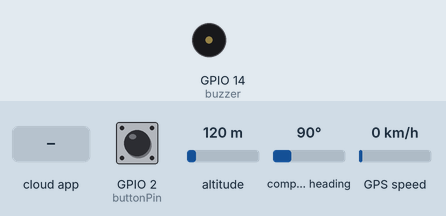
The sketch below on a simulated ESP8266 (NodeMCU). Parts: buzzer (waves = sounding, pin HIGH). Inputs (shaded band) come from the test bench; at power-on: GPIO 2 (buttonPin) HIGH, altitude 120 m, compass heading 90°, GPS speed 0 km/h. WiFi joins after 1.5 s; servers stay silent unless stated; the GPS gets a fix after 3 s at 37.7749, -122.4194 with 8 satellites; the Firebase database answers and starts empty; what the sketch prints to the serial monitor is not drawn.

Above: at 2.7 s.
2.8 s: the phone or cloud app sets BUZZER to 1
At 5.3 s:
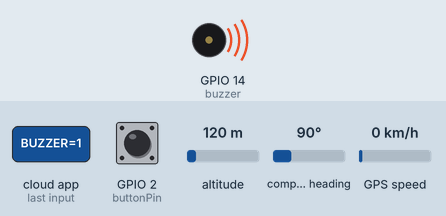
6.4 s: the phone or cloud app sets BUZZER to 0
At 7.4 s:
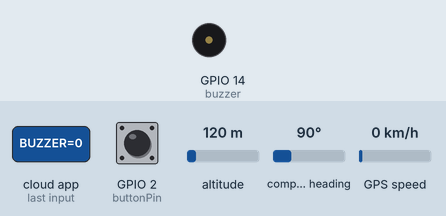
Timing chart, 0 to 9.4 s (numbered marks = the images above; inputs shaded):
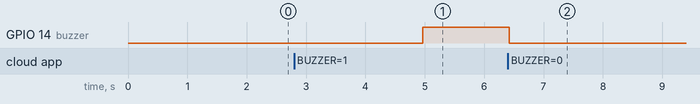

The sketch:

sabuk-sejak.ino
```cpp
#include <FirebaseESP8266.h>
#include <ESP8266WiFi.h>
#include <SoftwareSerial.h>
#include <TinyGPS++.h>

#define FIREBASE_HOST "sejakdb-default-rtdb.firebaseio.com"
#define FIREBASE_AUTH "921REO0dUS3c8XjOPNd3oE2OPE0aUWyvmNkBECUv"
#define WIFI_SSID "app"
#define WIFI_PASSWORD "salsalova"

FirebaseData firebaseData;
FirebaseJson json;

const int RXPin = 13, TXPin = 15;
SoftwareSerial neo6m(RXPin, TXPin);
TinyGPSPlus gps;

int buttonPin = 2; // Ganti dengan pin yang sesuai
bool buttonState = false;
int buzzer = 14;


void setup()
{


  Serial.begin(115200);
  pinMode(buttonPin, INPUT_PULLUP);
  pinMode(buzzer,OUTPUT);
  neo6m.begin(9600);

  wifiConnect();
  Serial.println("Connecting Firebase.....");
  Firebase.begin(FIREBASE_HOST, FIREBASE_AUTH);
  Firebase.reconnectWiFi(true);
  Serial.println("Firebase OK.");


}
//MMMMMMMMMMMMMMMMMMMMMMMMMMMMMMMMMMMMMMMMMMMMMMMMMMMMMMMMMMMMMMMMMMMMMMMMMMMMMMMMMM


//MMMMMMMMMMMMMMMMMMMMMMMMMMMMMMMMMMMMMMMMMMMMMMMMMMMMMMMMMMMMMMMMMMMMMMMMMMMMMMMMMM
void loop() {

  smartdelay_gps(1000);


  if(gps.location.isValid())
  {
    float latitude = gps.location.lat();
    float longitude = gps.location.lng();
    bool newButtonState = digitalRead(buttonPin) == LOW;

    //-------------------------------------------------------------
    //Send to Serial Monitor for Debugging
    //Serial.print("LAT:  ");
    //Serial.println(latitude);  // float to x decimal places
    //Serial.print("LONG: ");
    //Serial.println(longitude);
    //-------------------------------------------------------------

    //-------------------------------------------------------------
    if(Firebase.setFloat(firebaseData, "/GPS/f_latitude", latitude))
      {print_ok();}
    else
      {print_fail();}
    //-------------------------------------------------------------
    if(Firebase.setFloat(firebaseData, "/GPS/f_longitude", longitude))
      {print_ok();}
    else
      {print_fail();}
   //-------------------------------------------------------------

   if (newButtonState != buttonState) {
    if (newButtonState) {
      sendValueToFirebase("true");
    } else {
      sendValueToFirebase("false");
    }
    buttonState = newButtonState;
  }

  if (Firebase.getString(firebaseData, "/DATA/BUZZER")){
    Serial.println(firebaseData.stringData());
    if (firebaseData.stringData() == "1") {
    digitalWrite(buzzer, HIGH);
    }
  else if (firebaseData.stringData() == "0"){
    digitalWrite(buzzer, LOW);
    }
  }

  }
  else
  {
    Serial.println("No valid GPS data found.");
  }


}

void sendValueToFirebase(const char* value) {
  if (Firebase.setString(firebaseData, "/DATA/STATE", value)) {
    Serial.println("Data terkirim ke Firebase: " + String(value));
  } else {
    Serial.println("Gagal mengirim data ke Firebase");
  }
}

static void smartdelay_gps(unsigned long ms)
{
  unsigned long start = millis();
  do
  {
    while (neo6m.available())
      gps.encode(neo6m.read());
  } while (millis() - start < ms);
}
//MMMMMMMMMMMMMMMMMMMMMMMMMMMMMMMMMMMMMMMMMMMMMMMMMMMMMMMMMMMMMMMMMMMMMMMMMMMMMMMMMM


//MMMMMMMMMMMMMMMMMMMMMMMMMMMMMMMMMMMMMMMMMMMMMMMMMMMMMMMMMMMMMMMMMMMMMMMMMMMMMMMMMM
void wifiConnect()
{
  WiFi.begin(WIFI_SSID, WIFI_PASSWORD);
  Serial.print("Connecting to Wi-Fi");
  while (WiFi.status() != WL_CONNECTED)
  {
    Serial.print(".");
    delay(300);
  }
  Serial.println();
  Serial.print("Connected with IP: ");
  Serial.println(WiFi.localIP());
  Serial.println();
}
//MMMMMMMMMMMMMMMMMMMMMMMMMMMMMMMMMMMMMMMMMMMMMMMMMMMMMMMMMMMMMMMMMMMMMMMMMMMMMMMMMM


//MMMMMMMMMMMMMMMMMMMMMMMMMMMMMMMMMMMMMMMMMMMMMMMMMMMMMMMMMMMMMMMMMMMMMMMMMMMMMMMMMM
void print_ok()
{
    Serial.println("------------------------------------");
    Serial.println("OK");
    Serial.println("PATH: " + firebaseData.dataPath());
    Serial.println("TYPE: " + firebaseData.dataType());
    Serial.println("ETag: " + firebaseData.ETag());
    Serial.println("------------------------------------");
    Serial.println();
}
//MMMMMMMMMMMMMMMMMMMMMMMMMMMMMMMMMMMMMMMMMMMMMMMMMMMMMMMMMMMMMMMMMMMMMMMMMMMMMMMMMM


//MMMMMMMMMMMMMMMMMMMMMMMMMMMMMMMMMMMMMMMMMMMMMMMMMMMMMMMMMMMMMMMMMMMMMMMMMMMMMMMMMM
void print_fail()
{
    Serial.println("------------------------------------");
    Serial.println("FAILED");
    Serial.println("REASON: " + firebaseData.errorReason());
    Serial.println("------------------------------------");
    Serial.println();
}
//MMMMMMMMMMMMMMMMMMMMMMMMMMMMMMMMMMMMMMMMMMMMMMMMMMMMMMMMMMMMMMMMMMMMMMMMMMMMMMMMMM

void firebaseReconnect()
{
  Serial.println("Trying to reconnect");
  Firebase.begin(FIREBASE_HOST, FIREBASE_AUTH);
}
```

Measured:
- after the input at 2.8 s, GPIO 14 (buzzer): LOW → HIGH after 2.2 s
- after the input at 6.4 s, GPIO 14 (buzzer): HIGH → LOW at once
